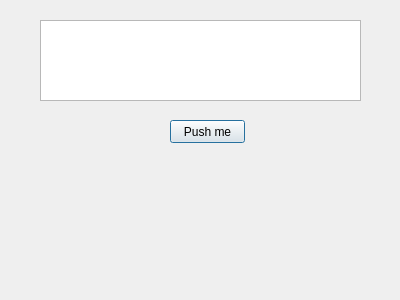
<?xml version="1.0" encoding="UTF-8"?>
<ui version="4.0">
 <class>Dialog</class>
 <widget class="QDialog" name="Dialog">
  <property name="geometry">
   <rect>
    <x>0</x>
    <y>0</y>
    <width>400</width>
    <height>300</height>
   </rect>
  </property>
  <property name="windowTitle">
   <string>Dialog</string>
  </property>
  <widget class="QTextEdit" name="textEdit">
   <property name="geometry">
    <rect>
     <x>40</x>
     <y>20</y>
     <width>321</width>
     <height>81</height>
    </rect>
   </property>
  </widget>
  <widget class="QPushButton" name="pushButton">
   <property name="geometry">
    <rect>
     <x>170</x>
     <y>120</y>
     <width>75</width>
     <height>23</height>
    </rect>
   </property>
   <property name="text">
    <string>Push me</string>
   </property>
  </widget>
 </widget>
 <resources/>
 <connections/>
</ui>
